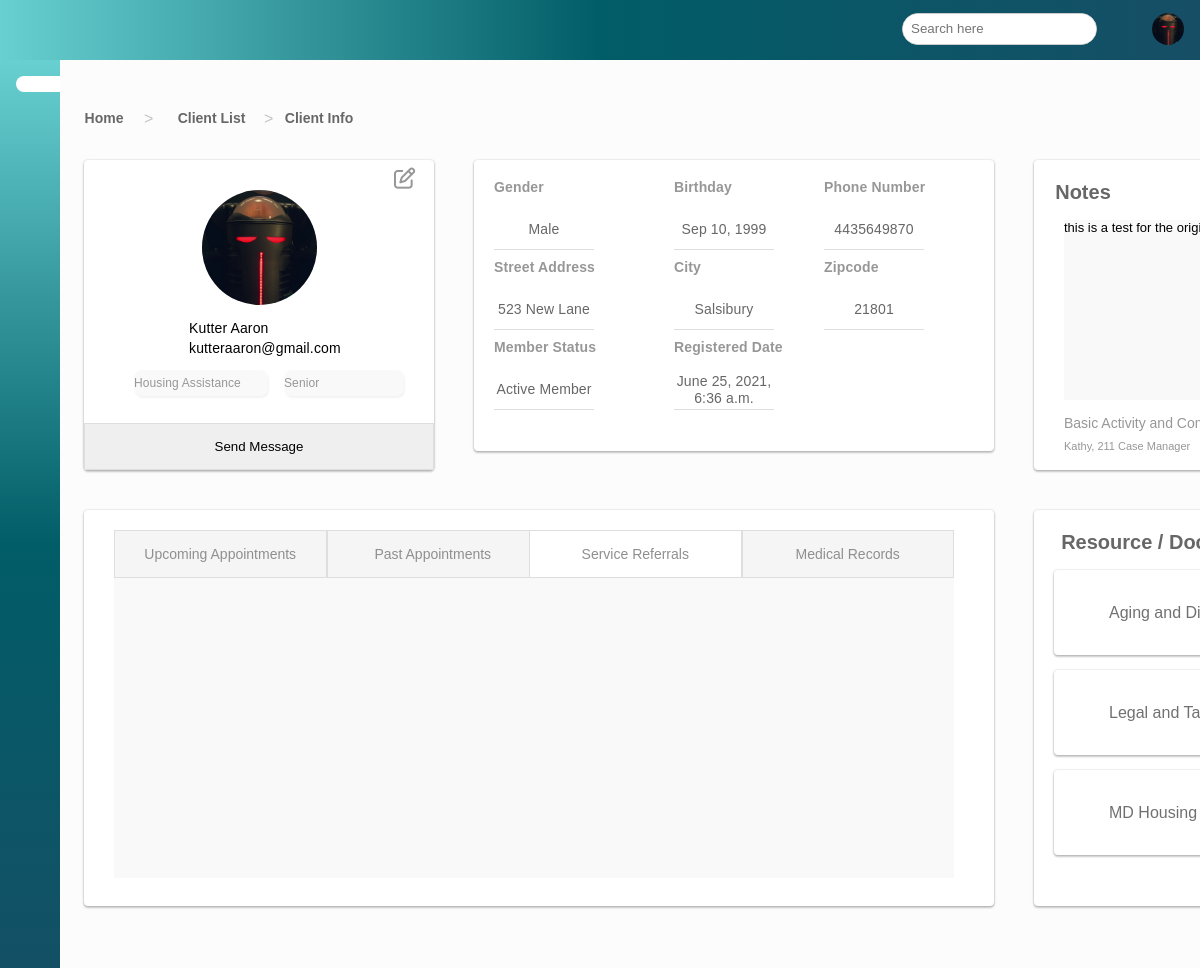
Screenshot of /profile/ (signed in) with the database file from the repository.
### app/models.py (models this page shows, shortened)
class Account(AbstractBaseUser, PermissionsMixin):
    username = models.CharField(max_length=30, unique=True)
    email = models.EmailField(verbose_name="email", max_length=60, unique=True)
    avatar = models.ImageField(null=True, blank=True, upload_to='profile_pics')
    bgColor = models.CharField(max_length=10, null=True, blank=True)
    first_name = models.CharField(max_length=30, blank=False, null=False)
    middle_name = models.CharField(max_length=30, blank=True, null=True)
    last_name = models.CharField(max_length=30, blank=False, null=False)
    date_joined = models.DateTimeField(
        verbose_name='date joined', auto_now_add=True)
    last_login = models.DateTimeField(verbose_name='last login', auto_now=True)
    is_admin = models.BooleanField(default=False)
    is_active = models.BooleanField(default=True)
    is_staff = models.BooleanField(default=False)
    is_superuser = models.BooleanField(default=False)
    is_client = models.BooleanField(default=True)
    is_online = models.BooleanField(default=False)
    is_caseworker = models.BooleanField(default=False)
    has_caseworker = models.BooleanField(default=False)
    USERNAME_FIELD = 'username'
    REQUIRED_FIELDS = ['email', 'password', ]
    objects = MyAccountManager()

class BgInfo(models.Model):
    GENDER_CHOICES = (
        ('Male', 'Male'),
        ('Female', 'Female'),
        ('Other', 'Other'),
        ('Prefer not to say', 'Prefer Not To Say'),
    )
    user = models.ForeignKey(settings.AUTH_USER_MODEL,
                             default=1, on_delete=models.CASCADE)
    firstname = models.CharField(max_length=50)
    lastname = models.CharField(max_length=50)
    middle_initial = models.CharField(max_length=3)
    phone_number = models.CharField(max_length=10)
    birthday = models.DateField()
    email = models.EmailField(max_length=254)
    gender = models.CharField(max_length=20, choices=GENDER_CHOICES)
    insurance_provider = models.CharField(max_length=100, default='Provider')
    insurance_member_id = models.CharField(max_length=25, default='0000000')
    class Meta:
        unique_together = (
            ('firstname', 'lastname', 'middle_initial', 'email'))

class DemoInfo(models.Model):
    COUNTY_CHOICES = (
        ('Worcester', 'Worcester'),
        ('Wicomico', 'Wicomico'),
        ('Somerset', 'Somerset'),
        ('Dorchester', 'Dorchester'),
    )
    STATE_CHOICES = (
        ('MD', 'Maryland'),
    )
    ETHNICITY_CHOICES = (
        ('Hispanic or Latino', 'Hispanic or Latino'),
        ('Not Hispanic or Latino', 'Not Hispanic or Latino'),
        ('No Response', 'No Response'),
    )
    RACE_CHOICES = (
        ('American Indian or Alask Native', 'American Indian or Alaska Native'),
        ('Asian', 'Asian'),
        ('Black or African American', 'Black or African American'),
        ('Native Hawaiin or Other Pacific Islander',
         'Native Hawaiin or Other Pacific Islander'),
        ('White', 'White'),
        ('Two or More Races', 'Two or More Races'),
        ('No Response', 'No Response'),
    )
    background = models.ForeignKey(BgInfo, on_delete=models.CASCADE)
    street_address = models.CharField(max_length=100)
    apt_unit = models.CharField(max_length=10)
    city = models.CharField(max_length=25)
    zipcode = models.CharField(max_length=5)
    county = models.CharField(max_length=10, choices=COUNTY_CHOICES)
    state = models.CharField(max_length=20, choices=STATE_CHOICES)
    ethnicity = models.CharField(max_length=25, choices=ETHNICITY_CHOICES)
    race = models.CharField(max_length=50, choices=RACE_CHOICES)
    class Meta:
        unique_together = (('background', 'zipcode', 'street_address'))

class ClientNotes(models.Model):
    background = models.ForeignKey(BgInfo, on_delete=models.CASCADE)
    notes = models.CharField(max_length=10000)
    class Meta:
        unique_together = (('background', 'notes'))

### app/decorators.py (the view)
        def wrapper_func(request, *args, **kwargs):
            if request.user.groups.filter(name__in=allowed_roles).exists():
                return view_func(request, *args, **kwargs)
            else:
                return HttpResponseRedirect('/')
            return view_func(request, *args, **kwargs)

### app/context_processors.py (called while the page is built)
def site_user(request):
    background = BgInfo.objects.all()
    userlist = []
    for backs in background:
        userlist.append(backs.user_id)
    return {'background': background, 'userlist': userlist,}

### app/templatetags/project_templates.py (called while the page is built)
@register.filter(name='has_group')
def has_group(user, group_name):
    group = Group.objects.get(name=group_name)
    print(group)
    return True if group in user.groups.all() else False

### app/views.py (called while the page is built, shortened)
@login_required(login_url='login')
@allowed_user(allowed_roles=['caseworker', 'client'])
def profile(request):
    current_user = request.user
    try:
        referrals = ServiceReferrals.objects.filter(referFor_id=current_user)
        obj1 = BgInfo.objects.get(user_id=current_user)
        obj3 = DemoInfo.objects.get(background_id=obj1.id)
        obj4 = ClientNotes.objects.get(background_id=obj1.id)
        date_joined = request.user.date_joined
        date_joined.strftime("%d:%B:%y")
    except BgInfo.DoesNotExist:
        obj1 = None
        obj3 = None
        obj4 = None
        date_joined = None
    context = {
            'client': current_user,
            'clientbg': obj1,
            'clientdemo': obj3,
            'clientnote': obj4,
            'referrals': referrals,
            'date_joined': date_joined,
    }
    return render(request, 'app/profile.html', context)

### app/templates/app/profile.html (shortened to what this page needs)
﻿﻿{% extends 'app/format.html' %}
{% block header4 %}
    <a href="{% url 'clientlist' %}" class="active">
    </a>
{% endblock %}
{% block content %}
{% load static %}
<link rel="stylesheet" href="{% static 'app/content/clientlist.css' %}" />
<link rel="stylesheet" href="{% static 'app/content/myModal.css' %}" />
{% load project_templates %}
<div class="clist-path-home show-title">Home</div><div class="clist-path-union show-title"> > </div><a href="{% url 'clientlist' %}" class="clist-path-clist show-title">Client List</a><div class="clist-path-union2 show-title"> > </div><div class="clist-path-cinfo show-title">Client Info</div>
<div class="client-profile visible" value="{{ client.id }}">
<div class="client-box1 visible">
    <i class="far fa-edit fa-lg client-edit-icon" value="{{ client.id }}"></i>
	{% if client.avatar %}
		<img class="client-box1-pfp" src="{{client.avatar.url}}">
	{% endif %}
    <div class="client-box1-name">
        {{ client.first_name }} {{ client.last_name }}
    </div>
    <div class="client-box1-email">
        {{ client.email }}
    </div>
    <div class="client-box1-tag1">
        Housing Assistance
    </div>
    <div class="client-box1-tag2">
        Senior
    </div>
    <button class="client-box1-sendmsg">
        Send Message
    </button>
</div>
<div class="client-box2 visible">
    <div class="client-box2-gender-name">
        Gender
    </div>
    <div class="client-box2-gender-box">
        {{ clientbg.gender }}
    </div>
    <div class="client-box2-birthday-name">
        Birthday
    </div>
    <div class="client-box2-birthday-box">
        {{ clientbg.birthday|date:'M d, Y' }}
    </div>
    <div class="client-box2-phone-name">
        Phone Number
    </div>
    <div class="client-box2-phone-box">
        {{ clientbg.phone_number }}
    </div>
    <div class="client-box2-street-name">
        Street Address
    </div>
    <div class="client-box2-street-box">
        {{ clientdemo.street_address }}
    </div>
    <div class="client-box2-city-name">
        City
    </div>
    <div class="client-box2-city-box">
        {{ clientdemo.city }}
    </div>
    <div class="client-box2-zipcode-name">
        Zipcode
    </div>
    <div class="client-box2-zipcode-box">
		{{ clientdemo.zipcode }}
    </div>
    <div class="client-box2-status-name">
        Member Status
    </div>
    <div class="client-box2-status-box">
        {% if client.is_active %}
            Active Member
        {% else %}
            Inactive Member
        {% endif %}
    </div>
    <div class="client-box2-registered-name">
        Registered Date
    </div>
    <div class="client-box2-registered-box">
        {{ date_joined }}
    </div>
</div>
<div class="client-box3 visible">
    <div class="client-box3-notes-title">
        Notes
    </div>
    <div class="client-box3-notes-box">
        {{ clientnote.notes }}
    </div>
    <div class="client-box3-activity">
        Basic Activity and Community Needs
    </div>
    <div class="client-box3-cm">
        Kathy, 211 Case Manager
    </div>
</div>
<div class="client-box4 visible">
    <button class="client-box4-upcoming">
        Upcoming Appointments
    </button>
    <button class="client-box4-past">
        Past Appointments
    </button>
    <button class="client-box4-service">
        Service Referrals
    </button>
    <button class="client-box4-medical">
        Medical Records
    </button>
    <div class="client-box4-box">
    </div>
</div>
<div class="client-box5 visible">
    <div class="client-box5-title">
        Resource / Documents
    </div>
    <div class="client-box5-file1">
        <div class="client-box5-file-title">
            Aging and Disability.pdf
        </div>
    </div>
    <div class="client-box5-file2">
        <div class="client-box5-file-title">
            Legal and Tax Services.doc
        </div>
    </div>
    <div class="client-box5-file3">
        <div class="client-box5-file-title">
            MD Housing and Shelter.png
        </div>
    </div>
</div>
</div>
{% endblock %}

### app/templates/app/format.html (shortened to what this page needs)
﻿<!DOCTYPE html>
{% load static %}
{% load project_templates %}
<html lang="en" xmlns="http://www.w3.org/1999/xhtml">
<head>
    <link rel="stylesheet" href="https://maxst.icons8.com/vue-static/landings/line-awesome/line-awesome/1.3.0/css/line-awesome.min.css">
    <link href="https://cdnjs.cloudflare.com/ajax/libs/font-awesome/4.7.0/css/font-awesome.css" type="text/css" rel="stylesheet">
    <link rel="stylesheet" href="{% static 'app/content/format.css' %}" />
</head>
<body>
<div class="sidebar">
  <div class="sidebar-menu">
      <ul>
          <li>
              {% block header4 %}
              {% endblock %}
          </li>
      </ul>
  </div>
</div>
<header class="dash-header">
<div id="leftside">
  <div class="search-wrapper">
      <input type="search" placeholder="Search here" />
  </div>
    <div class="dropdown">
      <div class="user-wrapper">
        <div class="user-wrapper">
          <a href="{% url 'profile' %}"><div class="profile-pic-wrapper" data-username="{{user.username}}" data-bgcolor="{{user.bgColor}}">
            {% if user.avatar %}
            <img class="profile-pic" src="{{user.avatar.url}}">
            {% endif %}
          </div></a>
      </div>
  </div>
</div>
</div>
</header>
    <div class="container">
        {% block content %}{% endblock %}
    </div>
</body>
</html>

### app/static/app/content/format.css (style rules this page uses)
* { margin: 0; padding: 0; box-sizing: border-box; list-style-type: none; text-decoration: none; font-family: effra, Helvetica; }
.sidebar { width: 60px; left: 0; top: 60px; height: 100%; background-image: linear-gradient(to bottom, #68D0D1, #015D67, #164E66); position: fixed; z-index: 10; }
.sidebar-menu li { width: 100%; padding-left: 1rem; margin-bottom: 1rem; }
.sidebar-menu a { display: block; color: #fff; font-size: 1.1rem; }
.sidebar-menu a.active { background: #FFF; right: 10px; padding-top: .5rem; padding-bottom: .5rem; border-radius: 30px 0px 0px 30px; color: #68D0D1; }
.dash-header { display: flex; padding: .8rem 1rem; background-image: linear-gradient(to right, #68D0D1, #015D67, #164E66); height: 60px; width: 100%; top: 0; z-index: 10; position: fixed; right: 0; }
.search-wrapper { position: relative; border: 1px solid #ccc; border-radius: 30px; height: 32px; display: flex; align-items: center; overflow-x: hidden; background-color: #fff; right: 25px; }
.search-wrapper input { height: 100%; padding: .5rem; border: none; outline: none; }
.user-wrapper { position: relative; display: flex; align-items: center; padding-left: 5px; right: 10px; margin-left: 20px; }
#leftside { display: flex; justify-content: flex-end; margin-left: 78%; }
.dropdown { display: inline-block; cursor: pointer; }
.container { position: absolute; left: 7%; top: 100px; overflow: visible; }
html, body { height: 110%; background: #FCFCFC; font-family: Effra, Helvetica; }
.profile-pic { max-width: 32px; max-height: 32px; width: 32px; height: 32px; white-space: normal; margin-right: 15px; border-radius: 50%; font-size: 16px; color: #fff; text-align: center; line-height: 150px; cursor: context-menu; overflow: hidden; justify-content: center; display: flex; align-items: center; }

### rows the page displays
Account: avatar (picture), first_name "Kutter", last_name "Aaron", email "kutteraaron@gmail.com", date_joined "June 25, 2021, 6:36 a.m."
BgInfo: gender "Male", birthday "Sep 10, 1999", phone_number "4435649870"
DemoInfo: street_address "523 New Lane", city "Salsibury", zipcode "21801"
ClientNotes: notes "this is a test for the…"
